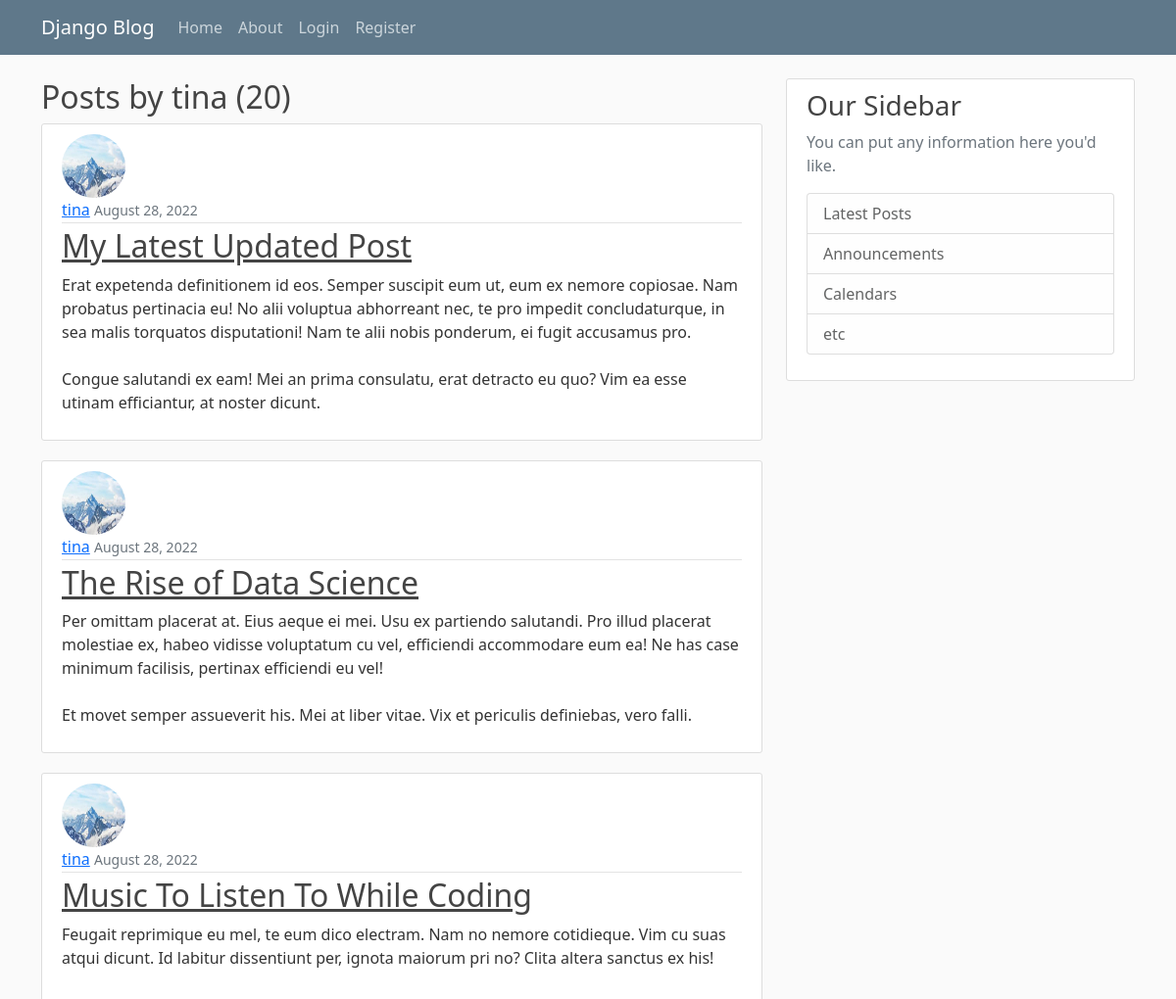
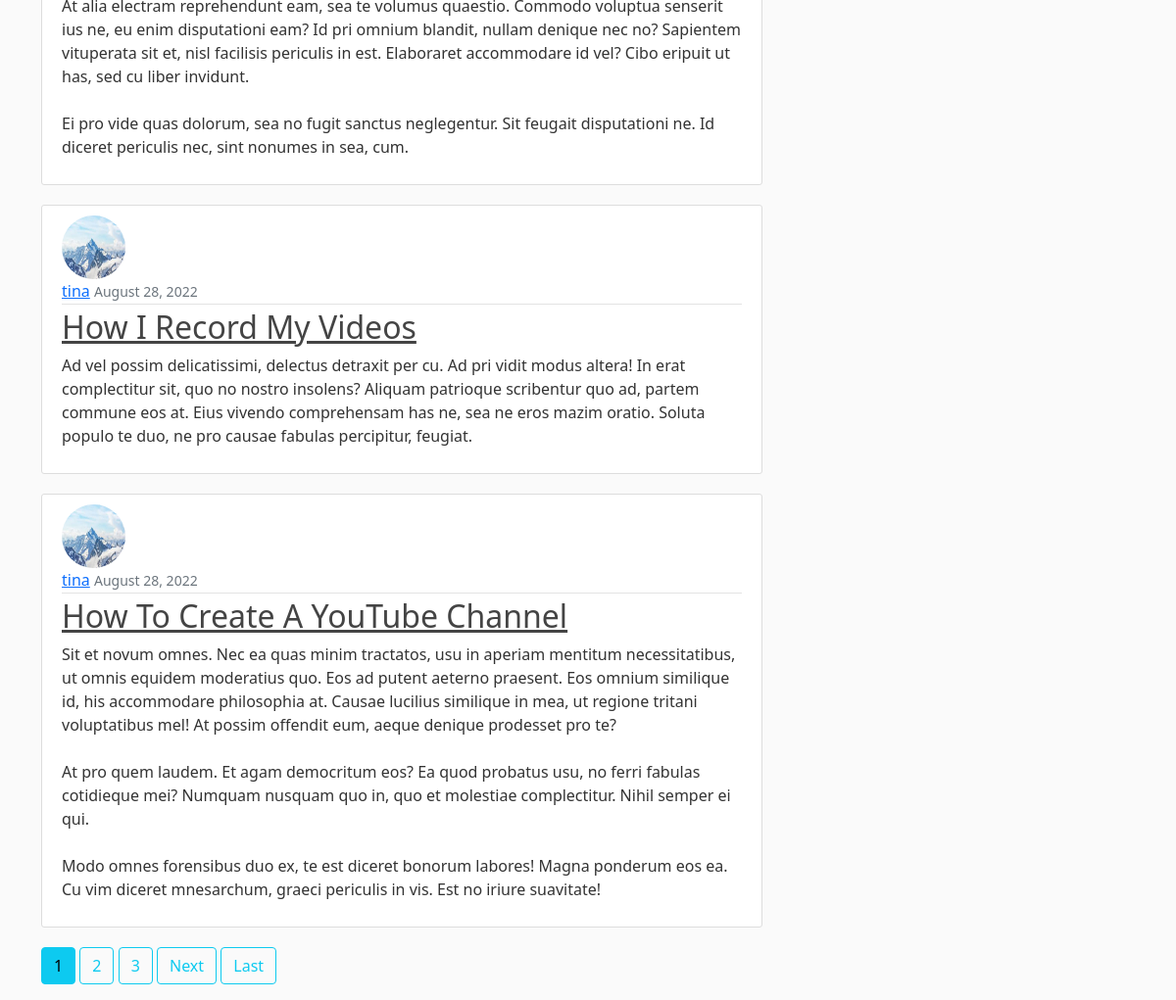
Page /user/tina on the committed database (2 pictures, top to bottom).
### blog_CS/models.py (models this page shows, shortened)
class Post(models.Model):
    title = models.CharField(max_length= 100)
    content = models.TextField()
    date_posted = models.DateTimeField(default=timezone.now)
    author = models.ForeignKey(User, on_delete=models.CASCADE)

### users/models.py (models this page shows, shortened)
class Profile(models.Model):
    user = models.OneToOneField(User, on_delete=models.CASCADE)
    image = models.ImageField(default='default.jpg', upload_to = 'profile_pictures')

### blog_CS/views.py (the view)
# urls.py: path('user/<str:username>', UserPostListView.as_view(), name= 'user-posts'),
class UserPostListView(ListView):
    model = Post
    template_name = 'blog_CS/user_posts.html' # <app>/<model>_<viewtype>.html
    context_object_name = 'posts'
    paginate_by = 5
    def get_queryset(self):
        user = get_object_or_404(User, username=self.kwargs.get('username'))
        return Post.objects.filter(author=user).order_by('-date_posted')

### blog_CS/templates/blog_CS/user_posts.html (shortened to what this page needs)
{% extends 'blog_CS/base.html' %}
{% block content %}
<h2>Posts by {{ view.kwargs.username }} ({{page_obj.paginator.count }})</h2>
    {% for post in posts %}
    <article class="media content-section">
      <img class="rounded-circle article-img" src="{{ post.author.profile.image.url }}" alt="">
        <div class="media-body">
          <div class="article-metadata">
            <a class="mr-2" href="{% url 'user-posts' post.author.username %}">{{ post.author }}</a>
            <small class="text-muted">{{ post.date_posted|date:"F d, Y" }}</small>
          </div>
          <h2><a class="article-title" href="{% url 'post-detail' post.id %}">{{ post.title }}</a></h2>
          <p class="article-content">{{ post.content }}</p>
        </div>
      </article>
    {% endfor %}
    {% if is_paginated %}
      {% for num in page_obj.paginator.page_range %}
        {% if page_obj.number == num %}
          <a class="btn btn-info mb-3" href="?page={{ num }}">{{ num }}</a>
        {% elif num > page_obj.number|add:'-3' and num < page_obj.number|add:'3' %}
        <a class="btn btn-outline-info mb-3" href="?page={{ num }}">{{ num }}</a>
        {% endif %}
      {% endfor %}
      {% if page_obj.has_next %}
        <a class="btn btn-outline-info mb-3" href="?page={{ page_obj.next_page_number }}">Next</a>
        <a class="btn btn-outline-info mb-3" href="?page={{ page_obj.paginator.num_pages }}">Last</a>
      {% endif %}
    {% endif %}
{% endblock content %}

### blog_CS/static/blog_CS/main.css (style rules this page uses)
body { background: #fafafa; color: #333333; margin-top: 5rem; }
h1, h2, h3, h4, h5, h6 { color: #444444; }
.content-section { background: #ffffff; padding: 10px 20px; border: 1px solid #dddddd; border-radius: 3px; margin-bottom: 20px; }
.article-title { color: #444444; }
.article-content { white-space: pre-line; }
.article-img { height: 65px; width: 65px; margin-right: 16px; }
.article-metadata { padding-bottom: 1px; margin-bottom: 4px; border-bottom: 1px solid #e3e3e3 }

### rows in the picture
Post: author.profile.image (picture), author "tina", date_posted "August 28, 2022", title "My Latest Updated Post", content "Erat expetenda definitionem id eos. Semper suscipit eum ut, eum ex nemore copiosae. Nam probatus pertinacia eu! No alii voluptua abhorreant nec, te pro impedit concludaturque, in sea malis torquatos disputationi! Nam te alii nobis ponderum, ei fugit accusamus pro. Congue salutandi ex eam! Mei an prima consulatu, erat detracto eu quo? Vim ea esse utinam efficiantur, at noster dicunt."
Post: author.profile.image (picture), author "tina", date_posted "August 28, 2022", title "The Rise of Data Science", content "Per omittam placerat at. Eius aeque ei mei. Usu ex partiendo salutandi. Pro illud placerat molestiae ex, habeo vidisse voluptatum cu vel, efficiendi accommodare eum ea! Ne has case minimum facilisis, pertinax efficiendi eu vel! Et movet semper assueverit his. Mei at liber vitae. Vix et periculis definiebas, vero falli."
Post: author.profile.image (picture), author "tina", date_posted "August 28, 2022", title "Music To Listen To While Coding", content "Feugait reprimique eu mel, te eum dico electram. Nam no nemore cotidieque. Vim cu suas atqui dicunt. Id labitur dissentiunt per, ignota maiorum pri no? Clita altera sanctus ex his! At alia electram reprehendunt eam, sea te volumus quaestio. Commodo voluptua senserit ius ne, eu enim disputationi eam? Id pri omnium blandit, nullam denique nec no? Sapientem vituperata sit et, nisl facilisis periculis in est. Elaboraret accommodare id vel? Cibo eripuit ut has, sed cu liber invidunt. Ei pro vide quas dolorum, sea no fugit sanctus neglegentur. Sit feugait disputationi ne. Id diceret periculis nec, sint nonumes in sea, cum."
Post: author.profile.image (picture), author "tina", date_posted "August 28, 2022", title "How I Record My Videos", content "Ad vel possim delicatissimi, delectus detraxit per cu. Ad pri vidit modus altera! In erat complectitur sit, quo no nostro insolens? Aliquam patrioque scribentur quo ad, partem commune eos at. Eius vivendo comprehensam has ne, sea ne eros mazim oratio. Soluta populo te duo, ne pro causae fabulas percipitur, feugiat."
Post: author.profile.image (picture), author "tina", date_posted "August 28, 2022", title "How To Create A YouTube Channel", content "Sit et novum omnes. Nec ea quas minim tractatos, usu in aperiam mentitum necessitatibus, ut omnis equidem moderatius quo. Eos ad putent aeterno praesent. Eos omnium similique id, his accommodare philosophia at. Causae lucilius similique in mea, ut regione tritani voluptatibus mel! At possim offendit eum, aeque denique prodesset pro te? At pro quem laudem. Et agam democritum eos? Ea quod probatus usu, no ferri fabulas cotidieque mei? Numquam nusquam quo in, quo et molestiae complectitur. Nihil semper ei qui. Modo omnes forensibus duo ex, te est diceret bonorum labores! Magna ponderum eos ea. Cu vim diceret mnesarchum, graeci periculis in vis. Est no iriure suavitate!"

### other values in the picture
{{ view.kwargs.username }} "tina"
{{ page_obj.paginator.count }} "20"
{{ num }} "1"
{{ num }} "2" "3"
